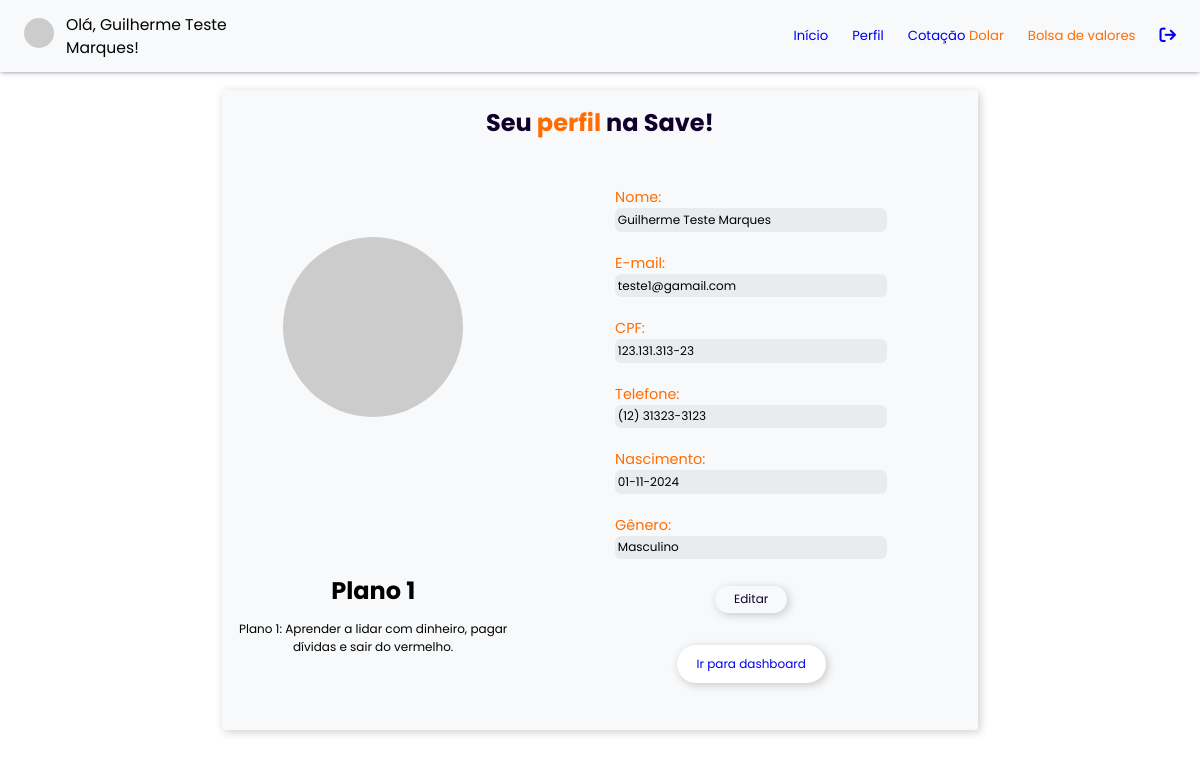
The page /PAGES/perfil.php (signed in) on the database its author committed.
### tables this page shows
CREATE TABLE IF NOT EXISTS `informacao` (
  `Id_Informacao` int NOT NULL AUTO_INCREMENT,
  `saldo` decimal(10,2) NOT NULL,
  `Nomes_Dividas` text NOT NULL,
  `Valores_Dividas` text NOT NULL,
  `Tempo_Dividas` text NOT NULL,
  `Juros_Dividas` text NOT NULL,
  `Id_User` int DEFAULT NULL,
  `nivel` int DEFAULT NULL,
  `status_divida` varchar(10) DEFAULT 'ativo',
  `valor_reserva` int DEFAULT '0',
  PRIMARY KEY (`Id_Informacao`),
  UNIQUE KEY `Id_User` (`Id_User`)
);

### PAGES/perfil.php (the view, shortened to what this page needs)
<?php
    include("../partials/headeralternative.php");
    $conn = new mysqli('localhost', 'root', '', 'save');
    $usuarioId = $_SESSION['Id_user'];
    $sql = "SELECT nivel FROM informacao WHERE Id_user = ?";
    $stmt = $conn->prepare($sql);
    $stmt->bind_param("i", $usuarioId);
    $stmt->execute();
    $stmt->bind_result($nivel);
    $codigo = $_SESSION['Id_user'];
$nivelBusca = mysqli_query($conn, "SELECT nivel FROM `informacao` WHERE `Id_user` = '$codigo'");
$buscaResult = mysqli_fetch_assoc($nivelBusca);
@$nivel2 = $buscaResult['nivel'];
switch ($nivel2) {
    case 1:
        $textoPlano = "Plano 1: Aprender a lidar com dinheiro, pagar dívidas e sair do vermelho.";
        break;
}
?>
<link rel="stylesheet" href="../STYLE/landing.css">
<!DOCTYPE html>
<html lang="en">
<head>
    <link rel="stylesheet" href="../STYLE/perfil.css">
</head>
<body>
    <div class="main-Perfil">
        <div class="titulo">
            <h1>Seu <a>perfil</a> na Save!</h1>
        </div>
        <div class="conteudo">
            <div class="esquerda">
                <div class="fotoUsuario">
                    <?php echo "<img src='$_SESSION[foto]' class='miniaturaPerf'>"; ?>
                </div>
                <div class="plano">
                    <h1>Plano <?php  echo $nivel2 ?></h1>
                    <div class="texto">
                        <?php echo $textoPlano?>
                    </div>
                </div>
            </div>
            <div class="direita">
                <div class="nomes">Nome:
                    <div class="phps">
                    <?php echo "$_SESSION[nome]"; ?>
                    </div>
                </div>
                <div class="nomes">E-mail:
                    <div class="phps">
                        <?php echo "$_SESSION[email]"; ?>
                    </div>
                </div>
                <div class="nomes">CPF:
                    <div class="phps">
                        <?php echo "$_SESSION[cpf]"; ?>
                    </div>
                </div>
                <div class="nomes">Telefone:
                    <div class="phps">
                        <?php echo "$_SESSION[telefone]"; ?>
                    </div>
                </div>
                <div class="nomes">Nascimento:
                    <div class="phps">
                        <?php
                        $dataOriginal = $_SESSION['nascto'];
                        $partes = explode('-', $dataOriginal);
                        if (count($partes) == 3) {
                            $dataFormatada = "{$partes[2]}-{$partes[1]}-{$partes[0]}";
                            echo $dataFormatada;
                        } else {
                            echo "Data inválida";
                        }
                        ?>
                    </div>
                </div>
                <div class="nomes">Gênero:
                    <div class="phps">
                        <?php echo "$_SESSION[genero]"; ?>
                    </div>
                </div>
                <div class="editar">
                    <div class="btnEdit">
                        <a href="../PAGES/edit.php?codigo= echo $_SESSION['codigo']; ?>">Editar</a>
                    </div>
                </div>
                <?php if ($nivel == null): ?>
                    <div class="btnAnalise">
                        <a href="../PAGES/adicaoSaldo.php">Fazer uma análise</a>
                    </div>
                <?php else: ?>
                    <div class="btnAnalise">
                        <a href="../PAGES/dashboard.php">Ir para dashboard</a>
                    </div>
                <?php endif; ?>
            </div>
        </div>
    </div>
</body>
</html>

### partials/headeralternative.php (shortened to what this page needs)
<!DOCTYPE html>
<html lang="pt-br">
<head>
    <link rel="stylesheet" href="https://cdnjs.cloudflare.com/ajax/libs/font-awesome/6.6.0/css/all.min.css">
    <link rel="stylesheet" href="../STYLE/headeralternative.css">
    <link rel="stylesheet" href="../STYLE/responsive.css">
    <link rel="stylesheet" href="https://cdn.jsdelivr.net/npm/bootstrap-icons@1.11.3/font/bootstrap-icons.min.css">
</head>
<body>
<header>
    <div class="user">
        <?php
            if(isset($_SESSION['logado']) && $_SESSION['logado'] == true){
                echo "
                    <a href='../PAGES/perfil.php'>
                    <img src='".$_SESSION['foto']."' class='user-photo'>
                    </a>
                    <div class='nome'><p>Olá, $_SESSION[nome]!</p></div>
                ";
            }
        ?>
    </div>
    <div class="menu">
        <ul>
            <a href="../PAGES/landing.php">
                <li class="mn1">Início</li>
            </a>
            <a href="../PAGES/perfil.php">
                <li class="mn2">Perfil</li>
            </a>
            <a href="../PAGES/cambio.php">
                <li class="mn4">Cotação <span>Dolar</span></li>
            </a>
            <a href="../PAGES/action.php">
                <li class="mn5"><span>Bolsa de valores</span></li>
            </a>
            <a href="../ACTS/logoff.act.php">
                <li class="exit"><i class="fa-solid fa-arrow-right-from-bracket fa-lg"></i></li>
            </a>
        </ul>
    </div>
</header>

### STYLE/headeralternative.css (style rules this page uses)
* { padding: 0; box-sizing: border-box; margin: 0; text-decoration: none; list-style: none; font-family: "Poppins", sans-serif; }
header { display: flex; justify-content: center; align-items: center; width: 100%; height: 6vw; }
header img { margin-left: 2vw; height: 2.5vw; border-radius: 50%; }
.user { display: flex; justify-content: center; align-items: center; width: 20%; height: 100%; gap: 1vw; font-size: 1.3vw; }
.menu { display: flex; justify-content: end; align-items: center; width: 80%; height: 100%; }
.menu ul { display: flex; justify-content: center; align-items: center; color: #ff6d00!important; gap: 2vw; font-size: 1.1vw; margin-right: 2vw; }
.menu span { color: #ff6d00; }

### STYLE/landing.css (style rules this page uses)
* { box-sizing: border-box; margin: 0; padding: 0; text-decoration: none; }

### STYLE/perfil.css (style rules this page uses)
* { padding: 0; margin: 0; box-sizing: border-box; }
body { display: flex; align-items: center; flex-direction: column; justify-content: center; }
.main-Perfil { background-color: #f8f9fa !important; margin-top: 1.5vw; display: flex; height: 80vh; flex-direction: column; align-items: center; justify-content: center; width: 63vw; border-radius: .5%; box-shadow: 2px 2px 10px rgba(0, 0, 0, 0.199); }
.titulo { display: flex; justify-content: center; align-items: center; height: 10%; width: 100%; color: #10002b; font-size: 1vw; }
.titulo a { color: #ff6d00; }
.conteudo { display: flex; justify-content: center; align-items: center; height: 90%; width: 100%; }
.esquerda { display: flex; flex-direction: column; justify-content: center; align-items: center; height: 100%; width: 40%; }
.fotoUsuario { display: flex; justify-content: center; align-items: center; width: 100%; height: 60%; }
.miniaturaPerf { height: 15vw; width: 15vw; border-radius: 50%; }
.plano { display: flex; justify-content: center; flex-direction: column; align-items: center; text-align: center; gap: 1vw; font-size: 1vw; height: 40%; width: 100%; }
.texto { font-size: 1vw; }
.direita { display: flex; flex-direction: column; justify-content: center; align-items: center; height: 90%; width: 60%; gap: 1vw; }
.nomes { display: flex; justify-content: center; flex-direction: column; width: 60%; height: 15%; color: #ff6d00; font-size: 1.2vw; }
.phps { display: flex; color: black; font-size: 1vw; border-radius: 0.5vw; background-color: #e9ecef; padding: 1%; }
.editar { display: flex; justify-content: center; align-items: center; width: 100%; height: 10%; }
.btnEdit a { display: flex; justify-content: center; align-items: center; height: 2.3vw; width: 6vw; font-size: 1vw; border-radius: 2vw; text-decoration: none; color: #10002b; box-shadow: 2px 2px 10px rgba(0, 0, 0, 0.199); }
.btnAnalise { display: flex; width: auto; height: auto; justify-content: center; align-items: center; color: black; font-size: 1vw; background-color: #fff; box-shadow: 2px 2px 10px rgba(0, 0, 0, 0.199); margin-bottom: 1.5vw; text-decoration: none; border-radius: 2vw; }

### PAGES/perfil.php (style rules this page uses)
header { background-color: #f8f9fa !important; box-shadow: rgba(50, 50, 93, 0.25) 0px 2px 5px -1px, rgba(0, 0, 0, 0.3) 0px 1px 3px -1px; }
.btnEdit { margin-top: 10px; }
.btnAnalise { margin-top: 20px; background-color: #ff6d00; padding: 10px 20px; border-radius: 5px; text-align: center; color: white; text-decoration: none; }

### rows shown on the page
informacao: nivel "1", nivel "Plano 1: Aprender a lidar com dinheiro, pagar dívidas e sair do vermelho."

### other values the page prints
$_SESSION[nome] "Guilherme Teste Marques"
$_SESSION[email] "teste1@gamail.com"
$_SESSION[cpf] "123.131.313-23"
$_SESSION[telefone] "(12) 31323-3123"
$dataFormatada "01-11-2024"
$_SESSION[genero] "Masculino"
